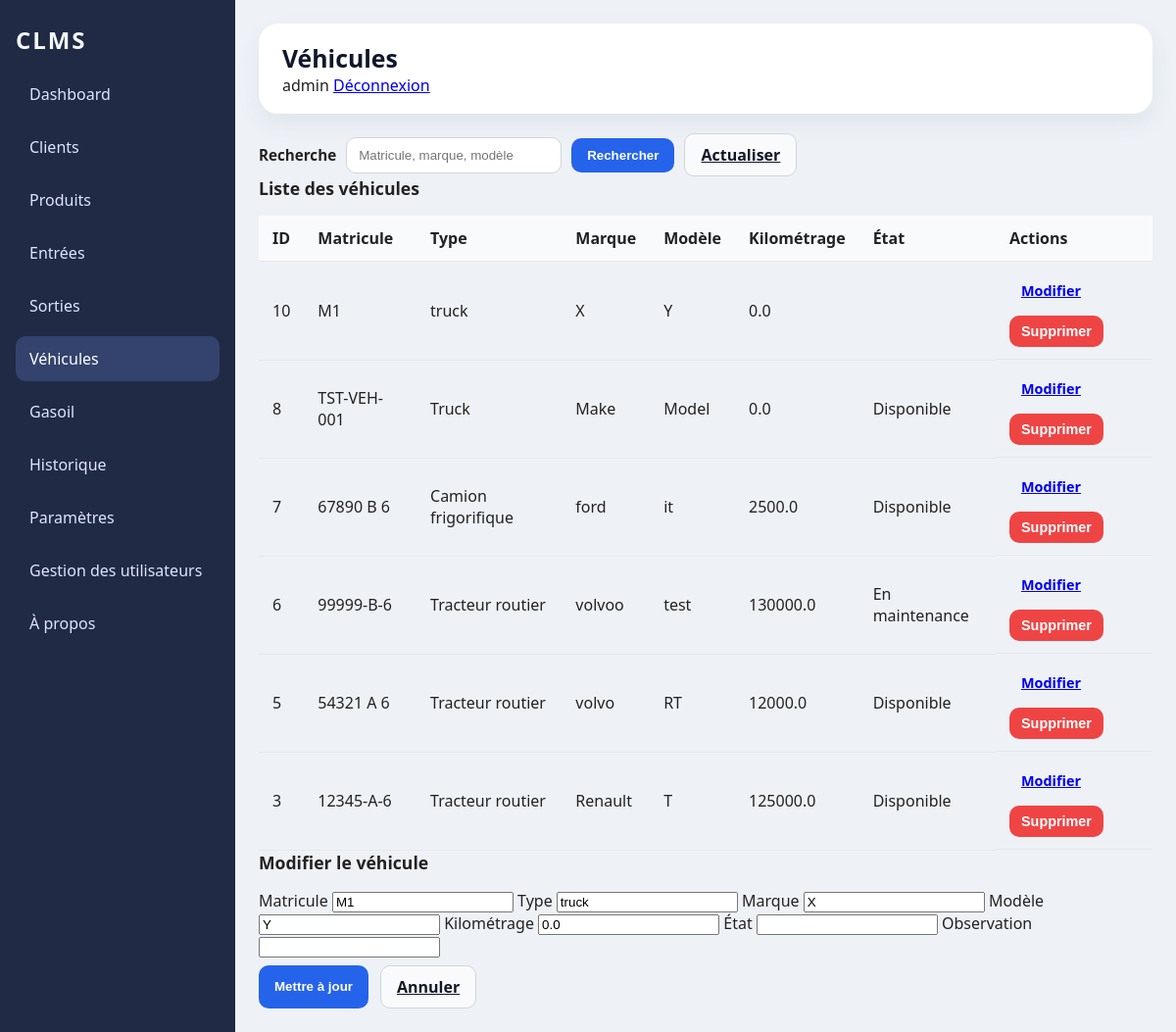
/vehicules?edit_id=10 (signed in), run on the app's committed database.
### tables this page shows
CREATE TABLE vehicles (

                id INTEGER PRIMARY KEY AUTOINCREMENT,

                matricule TEXT NOT NULL UNIQUE,

                type TEXT,

                marque TEXT,

                modele TEXT,

                kilometrage REAL DEFAULT 0,

                etat TEXT,

                observation TEXT

            );

### web_app.py (the view)
@app.route('/vehicules')
@require_role('admin', 'responsable')
def vehicules():
    controller = VehicleController()
    query = request.args.get('q', '').strip()
    edit_id = request.args.get('edit_id')
    selected_vehicle = None
    try:
        if query:
            vehicules = controller.rechercher(query)
        else:
            vehicules = controller.get_all()
        if edit_id:
            try:
                selected_id = int(edit_id)
                selected_vehicle = next((v for v in vehicules if v[0] == selected_id), None)
            except ValueError:
                selected_vehicle = None
        return render_template(
            'vehicules.html',
            title='Véhicules',
            active='vehicules',
            vehicules=vehicules,
            selected_vehicle=selected_vehicle,
            query=query
        )
    finally:
        controller.close()

### controllers/user_controller.py (called while the page is built)
    def get_user_by_username(self, username):
        return self.db.get_user_by_username(username)

    def close(self):
        try:
            if getattr(self, 'db', None):
                self.db.close()
        except Exception:
            pass

### controllers/vehicle_controller.py (called while the page is built)
    def get_all(self):
        return self.model.get_all()

    def close(self):
        self.model.close()

### database/database.py (called while the page is built, shortened)
    @staticmethod
    def get_safe_connection(db_path: str = "database/clms.db"):
        conn = sqlite3.connect(db_path, timeout=30)
        try:
            conn.execute("PRAGMA journal_mode=WAL;")
        except Exception:
            pass
        try:
            conn.execute("PRAGMA foreign_keys = ON;")
        except Exception:
            pass
        try:
            conn.execute("PRAGMA busy_timeout = 30000;")
        except Exception:
            pass
        return conn

    def close(self):
        if self.connection:
            self.connection.close()
            print("DATABASE CLOSED")

    def create_default_admin(self):
        self.cursor.execute(
            "SELECT id FROM users WHERE username = ?",
            ("admin",)
        )
        admin = self.cursor.fetchone()
        if admin is not None:
            return

    def get_user_by_username(self, username):
        self.cursor.execute("SELECT id, username, role, nom_complet, actif, date_creation FROM users WHERE username = ?", (username,))
        r = self.cursor.fetchone()
        if not r:
            return None
        return {
            'id': r[0],
            'username': r[1],
            'role': r[2],
            'nom_complet': r[3],
            'actif': int(r[4]) if r[4] is not None else None,
            'date_creation': r[5]
        }

### models/vehicle_model.py (called while the page is built)
    def create_table(self):
        self.cursor.execute("""
            CREATE TABLE IF NOT EXISTS vehicles (

                id INTEGER PRIMARY KEY AUTOINCREMENT,

                matricule TEXT NOT NULL UNIQUE,

                type TEXT,

                marque TEXT,

                modele TEXT,

                kilometrage REAL DEFAULT 0,

                etat TEXT,

                observation TEXT

            )
        """)
        self.connection.commit()

    def close(self):
        if self.connection:
            self.connection.close()
            self.connection = None

### templates/vehicules.html
{% extends 'base.html' %}
{% block content %}
  <div class="vehicles-header">
    <form method="get" action="{{ url_for('vehicules') }}" class="search-form">
      <label for="q">Recherche</label>
      <input id="q" name="q" type="search" value="{{ query or '' }}" placeholder="Matricule, marque, modèle">
      <button type="submit" class="button primary">Rechercher</button>
      <a href="{{ url_for('vehicules') }}" class="button secondary">Actualiser</a>
    </form>
  </div>
  <div class="vehicles-grid">
    <section class="vehicles-list">
      <div class="panel-header">Liste des véhicules</div>
      <div class="table-scroll">
        <table class="table-full vehicles-table">
          <thead>
            <tr>
              <th>ID</th>
              <th>Matricule</th>
              <th>Type</th>
              <th>Marque</th>
              <th>Modèle</th>
              <th>Kilométrage</th>
              <th>État</th>
              <th class="actions-col">Actions</th>
            </tr>
          </thead>
          <tbody>
            {% for v in vehicules %}
              <tr>
                <td>{{ v[0] }}</td>
                <td>{{ v[1] }}</td>
                <td>{{ v[2] }}</td>
                <td>{{ v[3] }}</td>
                <td>{{ v[4] }}</td>
                <td>{{ v[5] }}</td>
                <td>{{ v[6] }}</td>
                <td class="actions-cell">
                  <a href="{{ url_for('vehicules', edit_id=v[0]) }}" class="button small">Modifier</a>
                  <form method="post" action="{{ url_for('delete_vehicule', id_vehicule=v[0]) }}" class="inline-form" onsubmit="return confirm('Supprimer ce véhicule ?');">
                    <button type="submit" class="button danger small">Supprimer</button>
                  </form>
                </td>
              </tr>
            {% else %}
              <tr>
                <td colspan="8" class="empty-row">Aucun véhicule trouvé.</td>
              </tr>
            {% endfor %}
          </tbody>
        </table>
      </div>
    </section>
    <aside class="vehicles-form-panel">
      <div class="panel-header">{{ 'Modifier le véhicule' if selected_vehicle else 'Ajouter un véhicule' }}</div>
      <form method="post" action="{% if selected_vehicle %}{{ url_for('edit_vehicule', id_vehicule=selected_vehicle[0]) }}{% else %}{{ url_for('add_vehicule') }}{% endif %}" class="vehicle-form">
        <label for="matricule">Matricule</label>
        <input id="matricule" name="matricule" type="text" value="{{ selected_vehicle[1] if selected_vehicle else '' }}" required>
        <label for="type">Type</label>
        <input id="type" name="type" type="text" value="{{ selected_vehicle[2] if selected_vehicle else '' }}">
        <label for="marque">Marque</label>
        <input id="marque" name="marque" type="text" value="{{ selected_vehicle[3] if selected_vehicle else '' }}">
        <label for="modele">Modèle</label>
        <input id="modele" name="modele" type="text" value="{{ selected_vehicle[4] if selected_vehicle else '' }}">
        <label for="kilometrage">Kilométrage</label>
        <input id="kilometrage" name="kilometrage" type="number" value="{{ selected_vehicle[5] if selected_vehicle else 0 }}">
        <label for="etat">État</label>
        <input id="etat" name="etat" type="text" value="{{ selected_vehicle[6] if selected_vehicle else '' }}">
        <label for="observation">Observation</label>
        <input id="observation" name="observation" type="text" value="{{ selected_vehicle[7] if selected_vehicle else '' }}">
        <div class="form-actions">
          <button type="submit" class="button primary">{{ 'Mettre à jour' if selected_vehicle else 'Ajouter' }}</button>
          {% if selected_vehicle %}
            <a href="{{ url_for('vehicules') }}" class="button secondary">Annuler</a>
          {% endif %}
        </div>
      </form>
    </aside>
  </div>
{% endblock %}

### static/css/style.css (style rules this page uses)
:root { color-scheme: light; font-family: 'Segoe UI', Tahoma, Geneva, Verdana, sans-serif; background: #f6f7fb; color: #222; }
* { box-sizing: border-box; }
body { margin: 0; min-height: 100vh; background: #eef2f7; }
.panel-header { font-size: 1.1rem; font-weight: 700; margin-bottom: 16px; }
.table-full { width: 100%; border-collapse: collapse; }
.table-full th, .table-full td { text-align: left; padding: 12px 14px; border-bottom: 1px solid #e5e7eb; }
.table-full th { background: #f8fafc; }

### static/css/clients.css (style rules this page uses)
.search-form { display: flex; flex-wrap: wrap; align-items: center; gap: 10px; }
.search-form label { font-size: 0.95rem; font-weight: 600; }
.search-form input { min-width: 220px; padding: 10px 12px; border: 1px solid #d1d5db; border-radius: 10px; background: white; }
.table-scroll { overflow-x: auto; }
.actions-col { width: 160px; }
.actions-cell { display: flex; gap: 8px; flex-wrap: wrap; }
.inline-form { display: inline; }
.form-actions { display: flex; gap: 12px; flex-wrap: wrap; margin-top: 8px; }
.button { border: none; border-radius: 10px; padding: 10px 16px; cursor: pointer; font-weight: 600; }
.button.primary { background: #2563eb; color: white; }
.button.secondary { background: #f8fafc; color: #111827; border: 1px solid #d1d5db; }
.button.danger { background: #ef4444; color: white; }
.button.small { padding: 8px 12px; font-size: 0.9rem; }

### data on the page
vehicles: id "10", matricule "M1", type "truck", marque "X", modele "Y", kilometrage "0.0"
vehicles: id "8", matricule "TST-VEH-001", type "Truck", marque "Make", modele "Model", kilometrage "0.0", etat "Disponible"
vehicles: id "7", matricule "67890 B 6", type "Camion frigorifique", marque "ford", modele "it", kilometrage "2500.0", etat "Disponible"
vehicles: id "6", matricule "99999-B-6", type "Tracteur routier", marque "volvoo", modele "test", kilometrage "130000.0", etat "En maintenance"
vehicles: id "5", matricule "54321 A 6", type "Tracteur routier", marque "volvo", modele "RT", kilometrage "12000.0", etat "Disponible"
vehicles: id "3", matricule "12345-A-6", type "Tracteur routier", marque "Renault", modele "T", kilometrage "125000.0", etat "Disponible"

### other printed values
{{ title if title else 'Dashboard' }} "Véhicules"
{{ session.get('username') }} "admin"
{{ 'Modifier le véhicule' if selected_vehicle else 'Ajouter un véhicule' }} "Modifier le véhicule"
{{ 'Mettre à jour' if selected_vehicle else 'Ajouter' }} "Mettre à jour"
